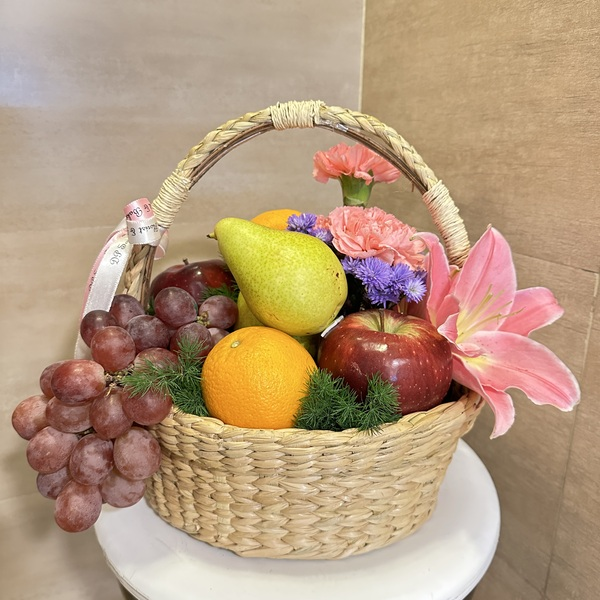
#> input picture assignment1/Part 2/test_image.jpg, 600 x 600 px
$ python 'Task 7.py'
#> lines starting #> are read from the running program, lines starting #| are printed output that depends on the picture; after the words box and inside, x2 and y2 are one past the last pixel; in counts of white or black regions, pixels touching at a corner belong together
# from typing import tuple
import numpy as np
import numpy.typing as npt
import matplotlib.pyplot as plt
import matplotlib.image as mpimg
import os
import sys

# from e import to_unit


def rgb_to_hsi(rgb_img: npt.NDArray[np.float64]) -> npt.NDArray[np.float64]:
    hsi_img: npt.NDArray[np.float64] = np.zeros_like(rgb_img, dtype=np.float64)

    r = rgb_img[:, :, 0].astype(np.float64)
    g = rgb_img[:, :, 1].astype(np.float64)
    b = rgb_img[:, :, 2].astype(np.float64)

    intensity = np.mean(rgb_img, axis=2).astype(np.float64)
    min_rgb = np.min(rgb_img, axis=2).astype(np.float64)

    with np.errstate(divide="ignore", invalid="ignore"):
        saturation = (
            1 - (3 / (np.sum(rgb_img, axis=2).astype(np.float64) + 1e-12)) * min_rgb
        )

    num = 0.5 * ((r - g) + (r - b))
    den = np.sqrt((r - g) ** 2 + (r - b) * (g - b))

    with np.errstate(divide="ignore", invalid="ignore"):
        theta = np.arccos(np.clip(num / (den + 1e-12), -1, 1))

    hue = np.copy(theta)
    hue[b > g] = (2 * np.pi) - hue[b > g]
    hue = np.rad2deg(hue)
    hue[saturation < 1e-8] = 0

    hsi_img[:, :, 0] = hue
    hsi_img[:, :, 1] = saturation
    hsi_img[:, :, 2] = intensity
    return hsi_img


def hsi_to_rgb(hsi_img: npt.NDArray[np.float64]) -> npt.NDArray[np.float32]:
    h = hsi_img[:, :, 0].astype(np.float32)
    s = hsi_img[:, :, 1].astype(np.float32)
    i = hsi_img[:, :, 2].astype(np.float32)
    h = np.deg2rad(h)

    rgb_img: npt.NDArray[np.float32] = np.zeros_like(hsi_img, dtype=np.float32)
    r = np.zeros_like(h)
    g = np.zeros_like(h)
    b = np.zeros_like(h)

    idx = (h >= 0) & (h < 2 * np.pi / 3)
    b[idx] = i[idx] * (1 - s[idx])
    r[idx] = i[idx] * (
        1 + (s[idx] * np.cos(h[idx])) / (np.cos(np.pi / 3 - h[idx]) + 1e-12)
    )
    g[idx] = 3 * i[idx] - (r[idx] + b[idx])

    idx = (h >= 2 * np.pi / 3) & (h < 4 * np.pi / 3)
    h_shifted = h - (2 * np.pi / 3)
    r[idx] = i[idx] * (1 - s[idx])
    g[idx] = i[idx] * (
        1
        + (s[idx] * np.cos(h_shifted[idx]))
        / (np.cos(np.pi / 3 - h_shifted[idx]) + 1e-12)
    )
    b[idx] = 3 * i[idx] - (r[idx] + g[idx])

    idx = (h >= 4 * np.pi / 3) & (h <= 2 * np.pi)
    h_shifted = h - (4 * np.pi / 3)
    g[idx] = i[idx] * (1 - s[idx])
    b[idx] = i[idx] * (
        1
        + (s[idx] * np.cos(h_shifted[idx]))
        / (np.cos(np.pi / 3 - h_shifted[idx]) + 1e-12)
    )
    r[idx] = 3 * i[idx] - (g[idx] + b[idx])

    rgb_img[:, :, 0] = r
    rgb_img[:, :, 1] = g
    rgb_img[:, :, 2] = b
    return np.clip(rgb_img, 0, 1)


def create_rgb_mask(
    rgb_image: npt.NDArray[np.float32],
    seed_point: tuple[int, int],
    tolerances: tuple[float, float, float],
) -> npt.NDArray[np.uint8]:
    y_s, x_s = seed_point
    r_tol, g_tol, b_tol = tolerances

    seed_color = rgb_image[y_s, x_s]
    r_s, g_s, b_s = seed_color

    r_min, r_max = r_s - r_tol, r_s + r_tol
    g_min, g_max = g_s - g_tol, g_s + g_tol
    b_min, b_max = b_s - b_tol, b_s + b_tol

    mask = (
        (rgb_image[:, :, 0] >= r_min)
        & (rgb_image[:, :, 0] <= r_max)
        & (rgb_image[:, :, 1] >= g_min)
        & (rgb_image[:, :, 1] <= g_max)
        & (rgb_image[:, :, 2] >= b_min)
        & (rgb_image[:, :, 2] <= b_max)
    )
    return mask.astype(np.uint8)


def create_hsi_mask(
    hsi_image: npt.NDArray[np.float64],
    seed_point: tuple[int, int],
    tolerances: tuple[float, float, float],
) -> npt.NDArray[np.uint8]:
    y_s, x_s = seed_point
    h_tol, s_tol, i_tol = tolerances

    H, S, I = hsi_image[:, :, 0], hsi_image[:, :, 1], hsi_image[:, :, 2]
    h_s, s_s, i_s = hsi_image[y_s, x_s]

    h_min, h_max = h_s - h_tol, h_s + h_tol
    if h_min < 0:
        hue_mask = (H >= (360 + h_min)) | (H <= h_max)
    elif h_max > 360:
        hue_mask = (H >= h_min) | (H <= (h_max - 360))
    else:
        hue_mask = (H >= h_min) & (H <= h_max)

    s_min, s_max = max(0, s_s - s_tol), min(1.0, s_s + s_tol)
    i_min, i_max = max(0, i_s - i_tol), min(1.0, i_s + i_tol)

    sat_mask = (S >= s_min) & (S <= s_max)
    int_mask = (I >= i_min) & (I <= i_max)
    mask = hue_mask & sat_mask & int_mask
    return mask.astype(np.uint8)


def apply_hsi_target(
    hsi_img: npt.NDArray[np.float64],
    mask: npt.NDArray[np.uint8],
    source_hsi: tuple[float, float, float],
    target_hsi: tuple[float, float, float],
) -> npt.NDArray[np.float64]:
    result = hsi_img.copy().astype(np.float64)
    masked = mask.astype(bool)

    h_s, s_s, i_s = source_hsi
    h_t, s_t, i_t = target_hsi

    dH = (h_t - h_s) % 360.0
    s_factor = (s_t / s_s) if s_s > 1e-6 else 1.0
    i_factor = (i_t / i_s) if i_s > 1e-6 else 1.0

    result[..., 0][masked] = (result[..., 0][masked] + dH) % 360.0
    result[..., 1][masked] = np.clip(result[..., 1][masked] * s_factor, 0.0, 1.0)
    result[..., 2][masked] = np.clip(result[..., 2][masked] * i_factor, 0.0, 1.0)

    return result


def main() -> None:
    here = os.path.dirname(os.path.abspath(__file__))
    path = os.path.join(here, "test_image.jpg")

    if not os.path.exists(path):
        print(f"Image file not found at {path}", file=sys.stderr)
        sys.exit(1)

    img = mpimg.imread(path)
#> img is the input picture: shape (600, 600, 3); mean R, G, B 181.2, 153.3, 125.1
    print(type(img[0][0][0]))
#| <class 'numpy.uint8'>

    hsi = rgb_to_hsi(img)

    H_vis = hsi[:, :, 0] / 360.0
    S_vis = hsi[:, :, 1]
    I_vis = hsi[:, :, 2]

    # [5 lines of commented-out code are left out]

    _, axs = plt.subplots(1, 4)
    axs[0].imshow(img)
    axs[0].set_title("RGB")
    axs[0].axis("off")

    axs[1].imshow(H_vis, cmap="hsv")
    axs[1].set_title("Hue")
    axs[1].axis("off")

    axs[2].imshow(S_vis, cmap="gray")
    axs[2].set_title("Saturation")
    axs[2].axis("off")

    axs[3].imshow(I_vis, cmap="gray")
    axs[3].set_title("Intensity")
    axs[3].axis("off")
    # pts = plt.ginput(1, timeout=0)
    #
    # print(pts)
    plt.tight_layout()
    plt.imsave("hue_channel.png", H_vis, cmap="hsv")
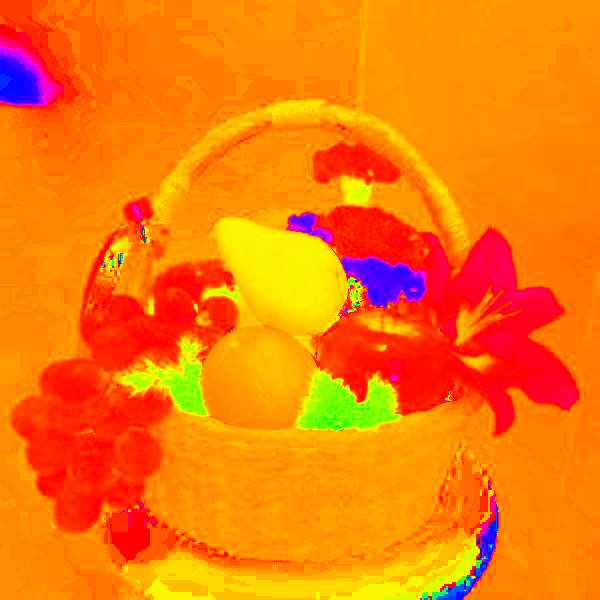
#> saved as hue_channel.png: shape (600, 600, 3); mean R, G, B 249.7, 122.2, 6.8
    plt.imsave("saturation_channel.png", S_vis, cmap="gray")
    plt.imsave("intensity_channel.png", I_vis, cmap="gray")
    plt.show()

    seed_point = (131, 287)
    print(img[seed_point])
#| [184 166 144]
    print(np.min(img))
#| 0
    # rgb_tolerances = (0.80, 0.80, 0.80)
    rgb_tolerances = (0.2, 0.3, 0.2)
    hsi_tolerances = (28.0, 0.7, 0.4)

    rgb_mask = create_rgb_mask(img, seed_point, rgb_tolerances)
#> in create_rgb_mask, `seed_color = rgb_image[y_s, x_s]`: seed_color = [184, 166, 144]
#> in create_rgb_mask, `r_s, g_s, b_s = seed_color`: r_s = 184; g_s = 166; b_s = 144
#> in create_rgb_mask, `r_min, r_max = r_s - r_tol, r_s + r_tol`: r_min = 183.8; r_max = 184.2
#> in create_rgb_mask, `g_min, g_max = g_s - g_tol, g_s + g_tol`: g_min = 165.7; g_max = 166.3
#> in create_rgb_mask, `b_min, b_max = b_s - b_tol, b_s + b_tol`: b_min = 143.8; b_max = 144.2
#> in create_rgb_mask, `mask = ( (rgb_image[:, :, 0] >= r_min) & (rgb_image[:, :, 0] <= r_max)..`:
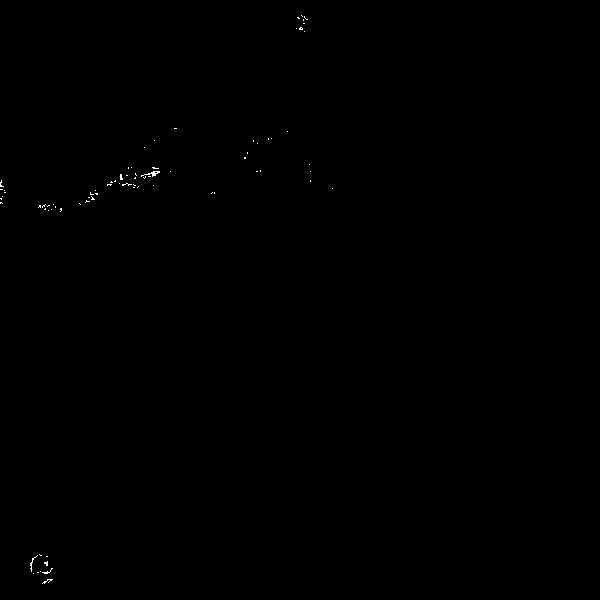
#> mask: shape (600, 600) bool; 0.1% white in thin lines or dots, all inside (x1, y1, x2, y2) = (0, 15, 333, 584)
    hsi_mask = create_hsi_mask(hsi, seed_point, hsi_tolerances)
#> in create_hsi_mask, `h_s, s_s, i_s = hsi_image[y_s, x_s]`: h_s = 33.3; s_s = 0.126; i_s = 164.7
#> in create_hsi_mask, `h_min, h_max = h_s - h_tol, h_s + h_tol`: h_min = 5.3; h_max = 61.3
#> in create_hsi_mask, `hue_mask = (H >= h_min) & (H <= h_max)`: hue_mask: shape (600, 600) bool; 87.7% white; 294 black regions (237 under 20 px), largest, box (x1, y1, x2, y2) and area: (297, 226, 579, 434) 25525, (0, 24, 65, 109) 3671, (418, 492, 499, 600) 2285
#> in create_hsi_mask, `s_min, s_max = max(0, s_s - s_tol), min(1.0, s_s + s_tol)`: s_min = 0; s_max = 0.826
#> in create_hsi_mask, `i_min, i_max = max(0, i_s - i_tol), min(1.0, i_s + i_tol)`: i_min = 164.3; i_max = 1
#> in create_hsi_mask, `sat_mask = (S >= s_min) & (S <= s_max)`:
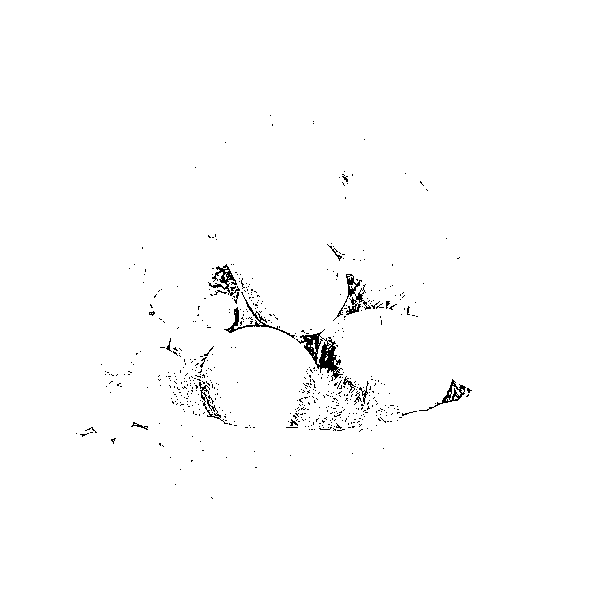
#> sat_mask: shape (600, 600) bool; 98.9% white; black in thin lines or dots, all inside (x1, y1, x2, y2) = (76, 115, 472, 499)
#> in create_hsi_mask, `int_mask = (I >= i_min) & (I <= i_max)`: int_mask: shape (600, 600) bool; every value is 0

    _, axs = plt.subplots(1, 3)
    axs[0].imshow(img)
    axs[0].set_title("RGB")
    axs[0].axis("off")

    axs[1].imshow(rgb_mask, cmap="gray")
    axs[1].set_title("RGB Mask")
    axs[1].axis("off")

    axs[2].imshow(hsi_mask, cmap="gray")
    axs[2].set_title("Hsi Mask")
    axs[2].axis("off")
    plt.imsave("rgb_mask.png", rgb_mask, cmap="gray")
    plt.imsave("hsi_mask.png", hsi_mask, cmap="gray")
    plt.show()

    target = (340.0, 0.6, 0.8)

    tf = apply_hsi_target(hsi, hsi_mask, hsi[seed_point], target)
#> in apply_hsi_target, `h_s, s_s, i_s = source_hsi`: h_s = 33.3; s_s = 0.126; i_s = 164.7
#> in apply_hsi_target, `dH = (h_t - h_s) % 360.0`: dH = 306.7
#> in apply_hsi_target, `s_factor = (s_t / s_s) if s_s > 1e-6 else 1.0`: s_factor = 4.78
#> in apply_hsi_target, `i_factor = (i_t / i_s) if i_s > 1e-6 else 1.0`: i_factor = 0.00486

    # plt.figure()
    # plt.imshow(hsi_to_rgb(tf))
    # plt.show()
    _, axs = plt.subplots(1, 2)

    axs[0].imshow(img)
    axs[0].set_title("RGB")
    axs[0].axis("off")

    axs[1].imshow(hsi_to_rgb(tf))
#> in hsi_to_rgb, `idx = (h >= 0) & (h < 2 * np.pi / 3)`: idx: shape (600, 600) bool; 94.1% white; 187 black regions (158 under 20 px), largest, box (x1, y1, x2, y2) and area: (341, 229, 579, 433) 13402, (0, 28, 64, 108) 3406, (432, 492, 499, 600) 1509
#> in hsi_to_rgb, `idx = (h >= 2 * np.pi / 3) & (h < 4 * np.pi / 3)`: idx: shape (600, 600) bool; 0.29% white; 75 white regions (69 under 20 px), largest, box (x1, y1, x2, y2) and area: (432, 576, 474, 600) 435, (476, 544, 494, 576) 154, (0, 74, 12, 90) 124, (422, 594, 430, 600) 36, (119, 254, 123, 266) 35, (495, 509, 498, 534) 33
#> in hsi_to_rgb, `r[idx] = i[idx] * (1 - s[idx])`: r: shape (600, 600) float32; min 0, max 255, mean 169.8
#> in hsi_to_rgb, `g[idx] = i[idx] * ( 1 + (s[idx] * np.cos(h_shifted[idx])) / (np.cos(np..`: g: shape (600, 600) float32; min 0, max 255, mean 144.9
#> in hsi_to_rgb, `b[idx] = 3 * i[idx] - (r[idx] + g[idx])`: b: shape (600, 600) float32; min -3.81e-06, max 255, mean 115.7
#> in hsi_to_rgb, `idx = (h >= 4 * np.pi / 3) & (h <= 2 * np.pi)`: idx: shape (600, 600) bool; 5.6% white; 138 white regions (111 under 20 px), largest, box (x1, y1, x2, y2) and area: (341, 229, 579, 433) 13391, (0, 28, 64, 108) 3282, (465, 492, 498, 596) 755
#> in hsi_to_rgb, `g[idx] = i[idx] * (1 - s[idx])`:
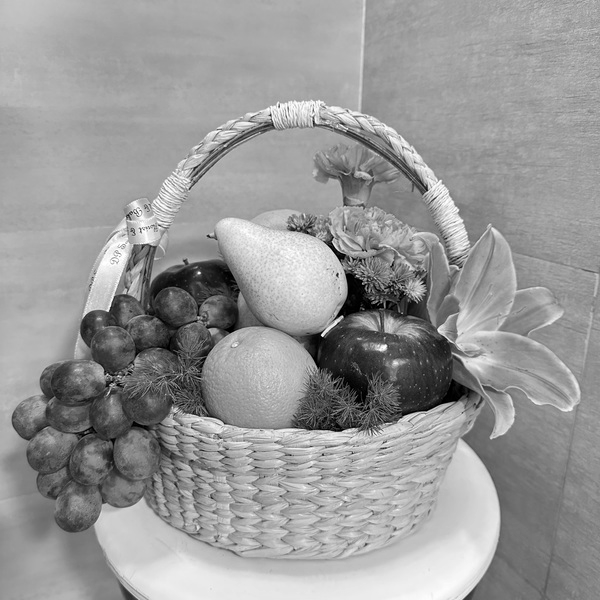
#> g: shape (600, 600) float32; min 0, max 255, mean 153.3; drawn with min black and max white
#> in hsi_to_rgb, `b[idx] = i[idx] * ( 1 + (s[idx] * np.cos(h_shifted[idx])) / (np.cos(np..`:
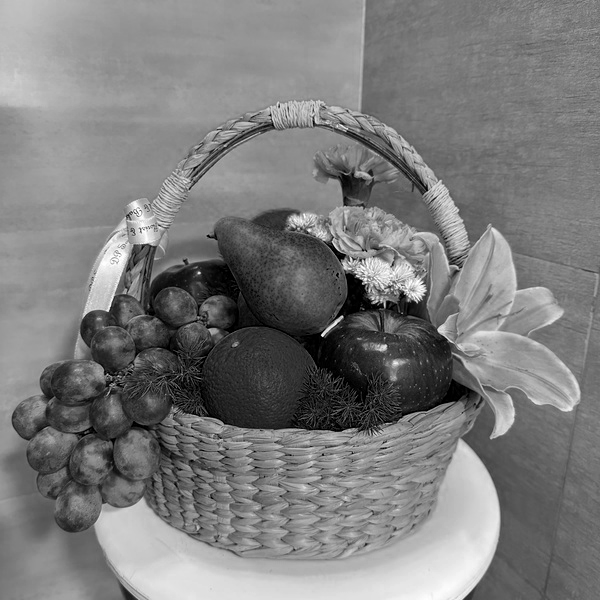
#> b: shape (600, 600) float32; min -3.81e-06, max 255, mean 125.1; drawn with min black and max white
#> in hsi_to_rgb, `r[idx] = 3 * i[idx] - (g[idx] + b[idx])`:
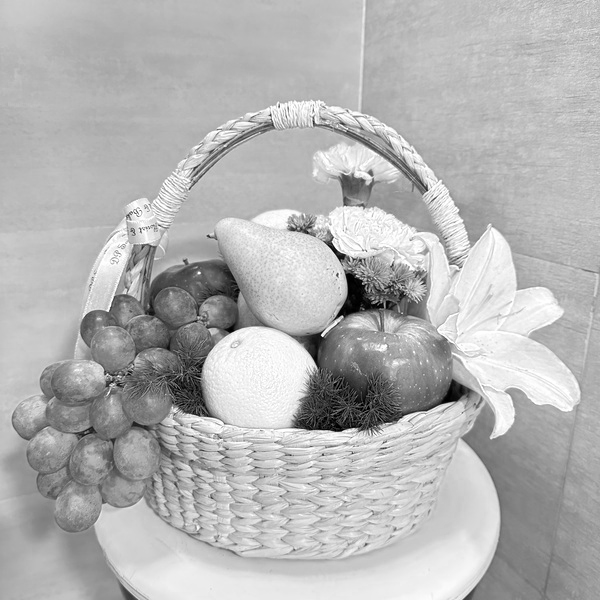
#> r: shape (600, 600) float32; min -9.54e-07, max 255, mean 181.2; drawn with min black and max white
#> in hsi_to_rgb, `rgb_img[:, :, 1] = g`:
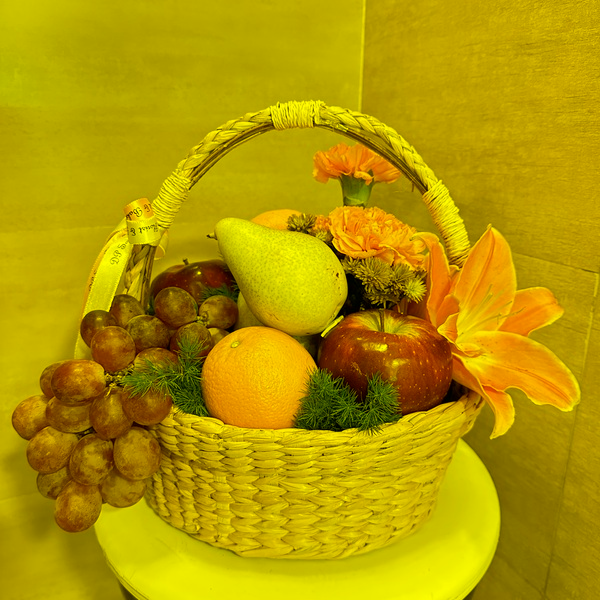
#> rgb_img: shape (600, 600, 3) float32; mean of channels 0, 1, 2 181.3, 153.2, 0; drawn with min black and max white
    axs[1].set_title("Transformed Image")
    axs[1].axis("off")
    plt.imsave("transformed_rgb.png", hsi_to_rgb(tf))
    plt.show()


if __name__ == "__main__":
    main()
